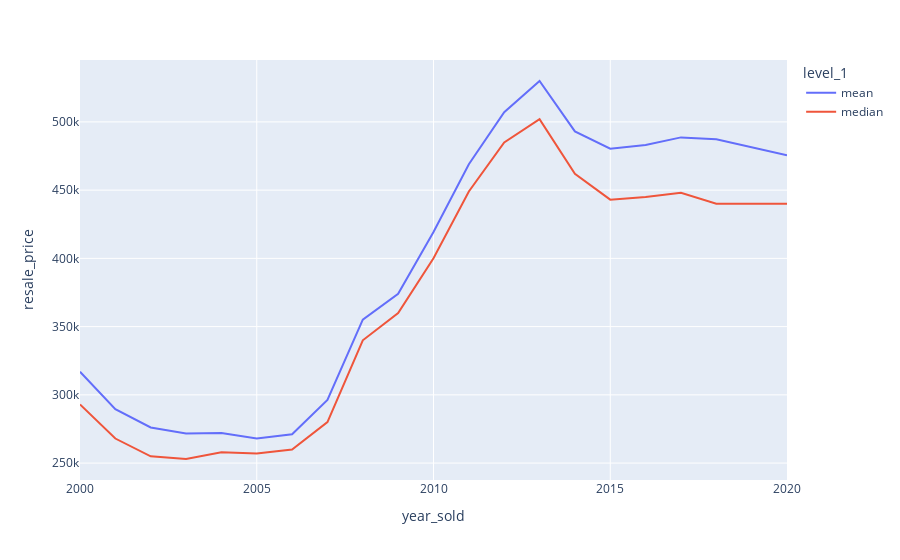

Notebook code for this chart:
### Code cell
px.line(yearly_resale_prices_4roomsplus.stack().reset_index(), 
        x='year_sold', y='resale_price', color='level_1')

### Figure 1 — Plotly figure (JSON) as saved in the notebook; plotly's stock layout.template omitted (floating-point values rounded to 4 significant figures)
{"data": [{"hoverlabel": {"namelength": 0}, "hovertemplate": "level_1=mean<br>year_sold=%{x}<br>resale_price=%{y}", "legendgroup": "mean", "line": {"color": "#636efa", "dash": "solid"}, "mode": "lines", "name": "mean", "showlegend": true, "type": "scatter", "x": [2000, 2001, 2002, 2003, 2004, 2005, 2006, 2007, 2008, 2009, 2010, 2011, 2012, 2013, 2014, 2015, 2016, 2017, 2018, 2019, 2020], "xaxis": "x", "y": [316900.0, 289600.0, 276100.0, 271700.0, 272000.0, 267900.0, 271100.0, 296200.0, 355200.0, 374000.0, 419300.0, 469000.0, 507100.0, 530000.0, 493000.0, 480300.0, 483100.0, 488600.0, 487200.0, 481200.0, 475600.0], "yaxis": "y"}, {"hoverlabel": {"namelength": 0}, "hovertemplate": "level_1=median<br>year_sold=%{x}<br>resale_price=%{y}", "legendgroup": "median", "line": {"color": "#EF553B", "dash": "solid"}, "mode": "lines", "name": "median", "showlegend": true, "type": "scatter", "x": [2000, 2001, 2002, 2003, 2004, 2005, 2006, 2007, 2008, 2009, 2010, 2011, 2012, 2013, 2014, 2015, 2016, 2017, 2018, 2019, 2020], "xaxis": "x", "y": [293000, 268000, 255000, 253000, 258000, 257000, 260000, 280000, 340000, 360000, 400094, 449000, 485000, 502000, 462000, 443000, 445000, 448000, 440000, 440000, 440000], "yaxis": "y"}], "layout": {"legend": {"title": {"text": "level_1"}, "tracegroupgap": 0}, "margin": {"t": 60}, "xaxis": {"anchor": "y", "domain": [0, 1], "title": {"text": "year_sold"}}, "yaxis": {"anchor": "x", "domain": [0, 1], "title": {"text": "resale_price"}}}}
